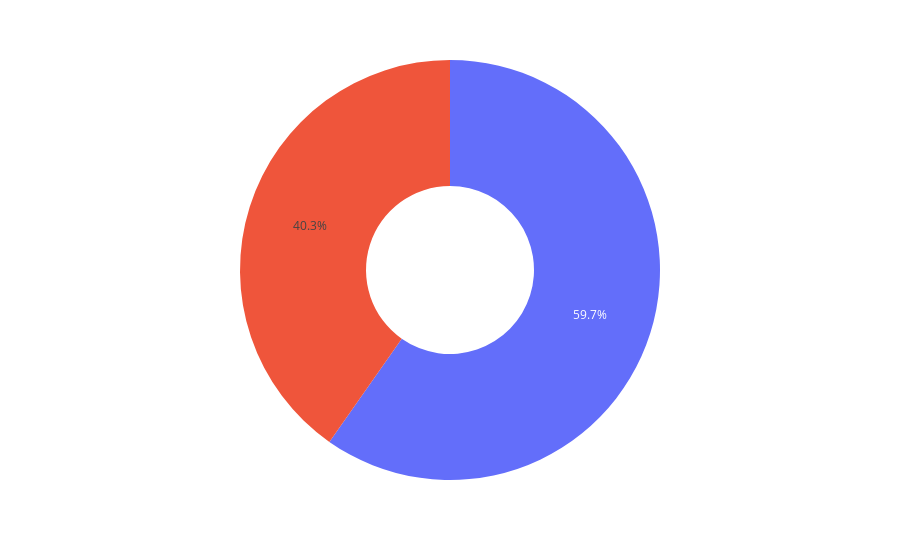

Here is the notebook cell this chart was saved with:
### Code cell
px.pie(most_gender_low_spending, values='Gender', hole=0.4)

#For high income low spender, women are significantly more. How do we get them to spend more given their ?

### Figure 1 — Plotly figure (JSON) as saved in the notebook; plotly's stock layout.template omitted (floating-point values rounded to 4 significant figures)
{"data": [{"domain": {"x": [0, 1], "y": [0, 1]}, "hole": 0.4, "hovertemplate": "Gender=%{value}<extra></extra>", "legendgroup": "", "name": "", "showlegend": false, "type": "pie", "values": [46, 31]}], "layout": {"legend": {"tracegroupgap": 0}, "margin": {"t": 60}}}
